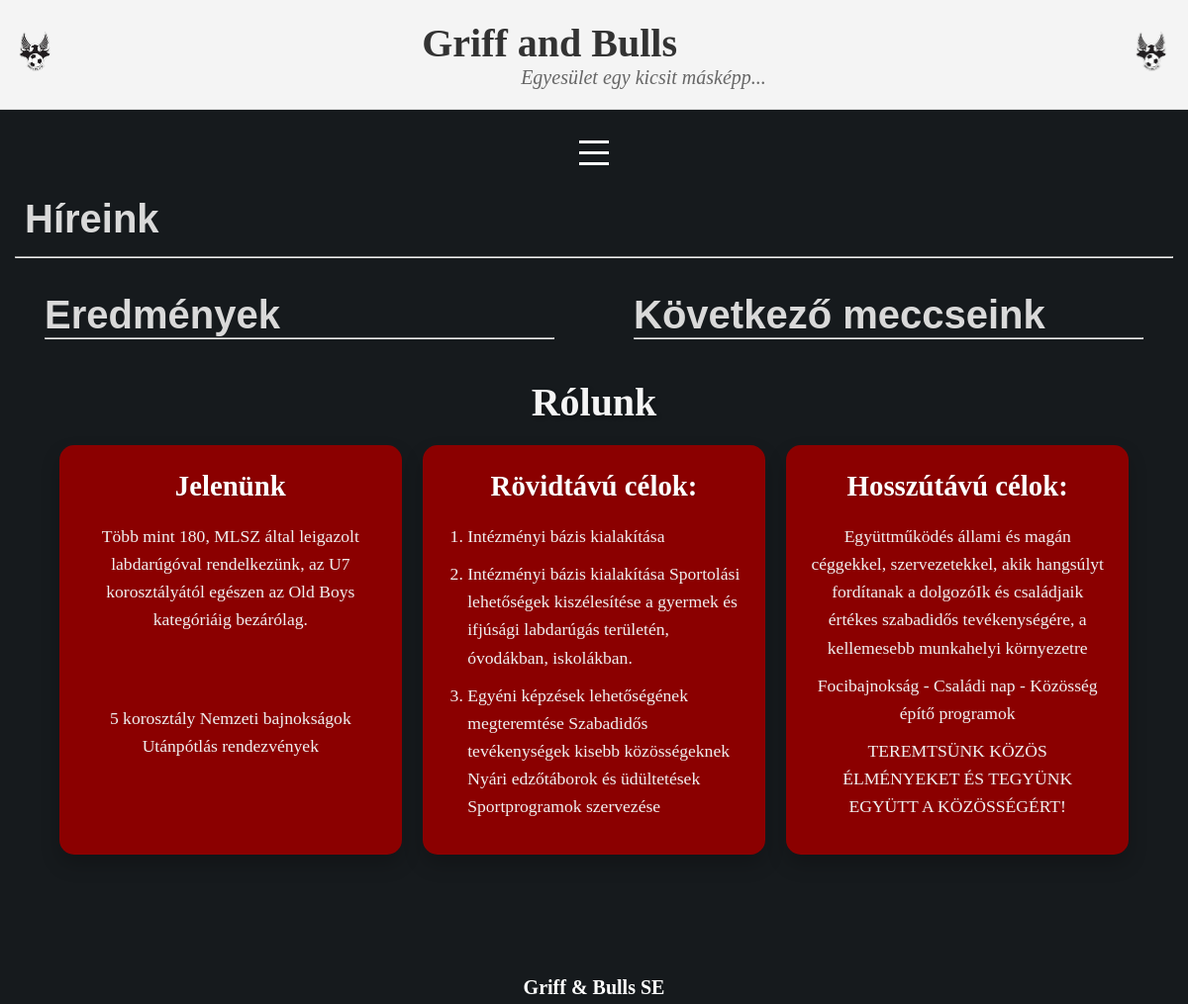
/ (upper part), run on an earlier commit of the app's database.
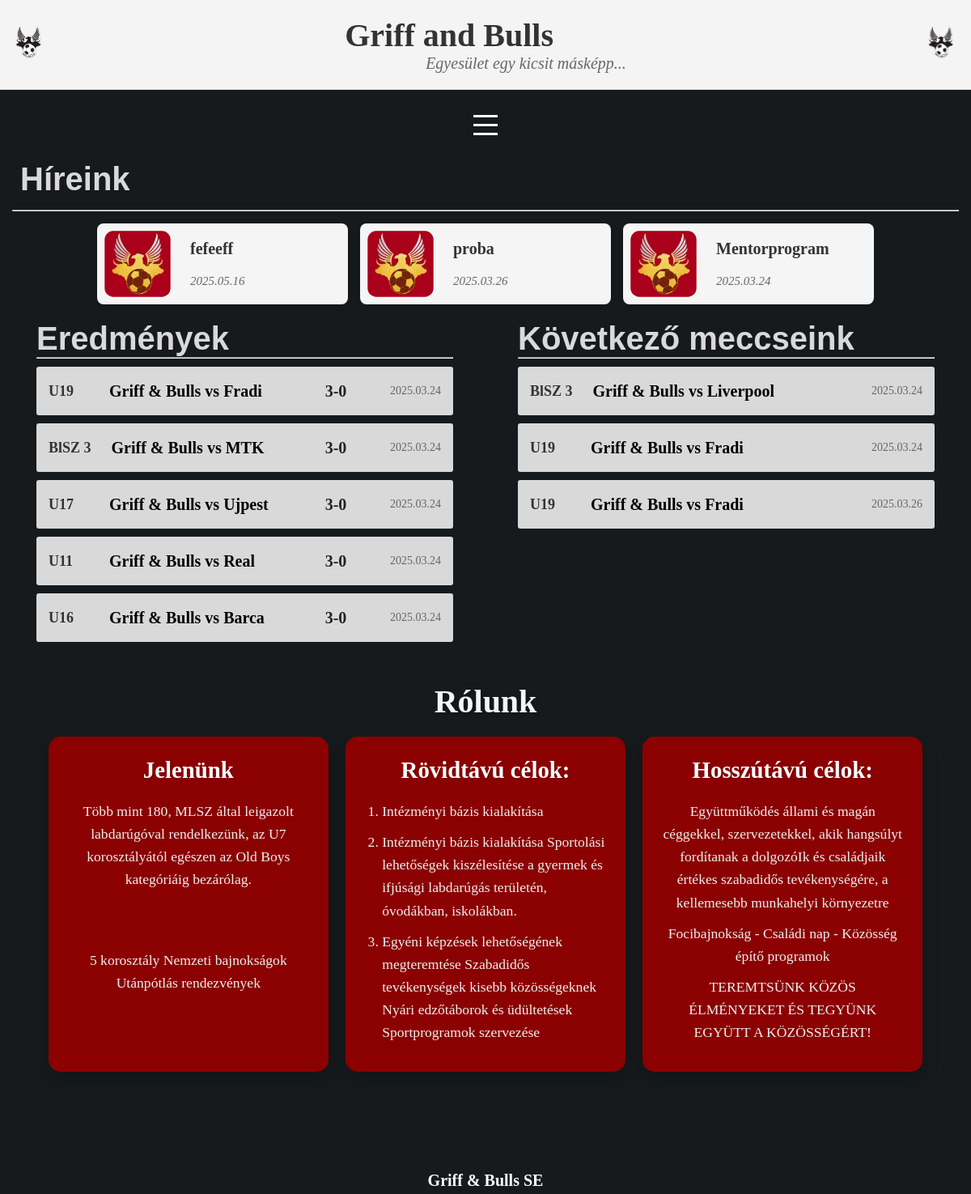
And on a later commit of the database.
### hirek/models.py (models this page shows, shortened)
class Hir(models.Model):
    cim = models.CharField(max_length=200, unique=True)  # Egyedi címek
    slug = models.SlugField(max_length=200, unique=True)
    tartalom = models.TextField()
    kiemelt_kep = models.ImageField(
        upload_to='media/hirek_kepek',  # A media/ mappán belüli útvonal
        blank=True,  # Nem kötelező
        null=True    # Lehet üres az adatbázisban
    )
    letrehozva = models.DateTimeField(default=timezone.now)
    publikalt = models.BooleanField(default=True)
    class Meta:
        ordering = ['-letrehozva']
        verbose_name_plural = 'Hírek'

class Meccs(models.Model):
    TIPUS_CHOICES = [
        ('EREDMENY', 'Eredmény'),
        ('KOVETKEZO', 'Következő meccs'),
    ]
    tipus = models.CharField(max_length=10, choices=TIPUS_CHOICES)
    korosztaly = models.CharField(max_length=50)
    hazai_csapat = models.CharField(max_length=100)
    vendeg_csapat = models.CharField(max_length=100)
    eredmeny = models.CharField(max_length=20, blank=True)
    datum = models.DateField()
    helyszin = models.CharField(max_length=100, blank=True)
    idopont = models.TimeField(blank=True, null=True)
    class Meta:
        verbose_name_plural = "Meccsek"
        ordering = ['-datum']

### hirek/views.py (the view)
# urls.py: path('', fooldal, name='fooldal'),
def fooldal(request):
    legfrissebb_hirek = Hir.objects.filter(publikalt=True).order_by('-letrehozva').distinct()[:3]
    eredmenyek = Meccs.objects.filter(tipus='EREDMENY').order_by('-datum')[:5]
    kovetkezo_meccsek = Meccs.objects.filter(tipus='KOVETKEZO').order_by('datum')[:5]
    korosztalyok = Korosztaly.objects.all()
    return render(request, "hirek/index.html", {
        'hirek': legfrissebb_hirek,
        'eredmenyek': eredmenyek,
        'kovetkezo_meccsek': kovetkezo_meccsek,
        'korosztalyok': korosztalyok,
    })

### hirek/templates/hirek/index.html (shortened to what this page needs)
{% load static %}
<!DOCTYPE html>
<html lang="en">
  <head>
    <link rel="stylesheet" href="{% static 'hirek/fooldal_hirek.css' %}" />
    <link rel="stylesheet" href="{% static 'hirek/header.css' %}" />
    <link rel="stylesheet" href="{% static 'hirek/footer.css' %}" />
    <link rel="stylesheet" href="{% static 'hirek/nav_bar.css' %}" />
    <link rel="stylesheet" href="{% static 'hirek/rolunk.css' %}" />
    <link rel="stylesheet" href="{% static 'hirek/tabella.css' %}" />
  </head>
  <body>
    <header>
      <img
        class="gab_feher_bal"
        src="{% static 'hirek/gab_feher.png' %}"
        alt="GAB Fehér"
      />
      <div class="header-text">
        <h1>Griff and Bulls</h1>
        <p>Egyesület egy kicsit másképp...</p>
      </div>
      <img
        class="gab_feher_jobb"
        src="{% static 'hirek/gab_feher.png' %}"
        alt="GAB Fehér"
      />
    </header>
    <nav>
      <div class="hamburger" onclick="toggleMenu()">
        <div class="line"></div>
        <div class="line"></div>
        <div class="line"></div>
      </div>
    </nav>
    <main>
      <div class="egesz-hirek">
        <h1 class="hirek_felirat">Híreink</h1>
        <hr class="hirek_alatt_hr" />
        <div class="sections-container">
          {% for hir in hirek %}
          <a href="{% url 'hir_reszletek' hir.slug %}" class="hirek_section">
            <img
              src="{% static 'hirek/GAB_piros_jo.jpg' %}"
              alt="Alapértelmezett kép"
            />
            <div class="text-content">
              <h3 class="hír_cim">{{ hir.cim }}</h3>
              <div class="datum">{{ hir.letrehozva|date:"Y.m.d" }}</div>
            </div>
          </a>
          {% endfor %}
        </div>
      </div>
      <div class="tartalom_kontener">
        <div class="eredmenyek_div">
          <h1 class="eredmenyek_felirat">Eredmények</h1>
          <hr class="eredmenyek_alatt_hr" />
          {% for meccs in eredmenyek %}
          <div class="eredmenyek_csik">
            <div class="eredmenyek_bal">
              <h2 class="eredmenyek_korosztaly">{{ meccs.korosztaly }}</h2>
              <h2 class="eredmenyek_meccs">
                {{ meccs.hazai_csapat }} vs {{ meccs.vendeg_csapat }}
              </h2>
              <h2 class="eredmenyek_eredmeny">{{ meccs.eredmeny }}</h2>
            </div>
            <p class="meccs_idopont">{{ meccs.datum|date:"Y.m.d" }}</p>
          </div>
          {% endfor %}
        </div>
        <div class="kovetkezo_meccsek_div">
          <h1 class="kovetkezo_meccseing_felirat">Következő meccseink</h1>
          <hr class="kovetkezo_meccs_alatt_hr" />
          {% for meccs in kovetkezo_meccsek %}
          <div class="eredmenyek_csik">
            <div class="eredmenyek_bal">
              <h2 class="eredmenyek_korosztaly">{{ meccs.korosztaly }}</h2>
              <h2 class="eredmenyek_meccs">
                {{ meccs.hazai_csapat }} vs {{ meccs.vendeg_csapat }}
              </h2>
            </div>
            <p class="meccs_idopont">{{ meccs.datum|date:"Y.m.d" }}</p>
          </div>
          {% endfor %}
        </div>
      </div>
      <div class="rolunk_container" , id="rolunk">
        <h1 class="rolunk_felirat">Rólunk</h1>
        <div class="csempek_div">
          <div class="jelenunk_container">
            <h2>Jelenünk</h2>
            <p>
              Több mint 180, MLSZ által leigazolt labdarúgóval rendelkezünk, az
              U7 korosztályától egészen az Old Boys kategóriáig bezárólag.
            </p>
            <p>5 korosztály Nemzeti bajnokságok Utánpótlás rendezvények</p>
          </div>
          <div class="rovid_cel_container">
            <h2>Rövidtávú célok:</h2>
            <ol>
              <li>Intézményi bázis kialakítása</li>
              <li>
                Intézményi bázis kialakítása Sportolási lehetőségek
                kiszélesítése a gyermek és ifjúsági labdarúgás területén,
                óvodákban, iskolákban.
              </li>
              <li>
                Egyéni képzések lehetőségének megteremtése Szabadidős
                tevékenységek kisebb közösségeknek Nyári edzőtáborok és
                üdültetések Sportprogramok szervezése
              </li>
            </ol>
          </div>
          <div class="hosszu_cel_container">
            <h2>Hosszútávú célok:</h2>
            <p>
              Együttműködés állami és magán céggekkel, szervezetekkel, akik
              hangsúlyt fordítanak a dolgozóIk és családjaik értékes szabadidős
              tevékenységére, a kellemesebb munkahelyi környezetre
            </p>
            <p>Focibajnokság - Családi nap - Közösség építő programok</p>
            <p>TEREMTSÜNK KÖZÖS ÉLMÉNYEKET ÉS TEGYÜNK EGYÜTT A KÖZÖSSÉGÉRT!</p>
          </div>
        </div>
      </div>
    </main>
    <footer>
      <div class="footer-container">
        <div class="footer-info">
          <h3>Griff & Bulls SE</h3>
        </div>
      </div>
    </footer>
  </body>
</html>

### hirek/static/hirek/fooldal_hirek.css (style rules this page uses)
* { margin: 0; padding: 0; box-sizing: border-box; }
.sections-container { display: flex; justify-content: space-between; gap: 15px; align-items: center; max-width: 80%; margin: 0 auto; margin-bottom: 20px; }
.hirek_section { flex: 1; display: flex; align-items: center; gap: 15px; background-color: whitesmoke; border-radius: 8px; box-shadow: 0 3px 6px rgba(0, 0, 0, 0.1); transition: transform 0.3s ease, box-shadow 0.3s ease; text-decoration: none; }
.hirek_section img { width: 100px; padding: 3%; height: auto; border-radius: 20%; }
.text-content { flex: 1; text-align: left; }
.hír_cim { font-size: 20px; color: #333; margin: 0 0 20px 0; }
.datum { font-size: 15px; color: #666; font-style: italic; }

### hirek/static/hirek/header.css (style rules this page uses)
* { margin: 0; padding: 0; box-sizing: border-box; }
header { display: flex; align-items: center; justify-content: center; background-color: #f4f4f4; padding: 20px; border-bottom: 1px solid #ddd; position: fixed; top: 0; left: 0; width: 100%; z-index: 1000; transition: all 0.3s ease; }
body { padding-top: 80px; }
body { padding-top: 100px; background-color: #161a1d; }
header img { height: 60px; margin: 0 10px; }
header h1 { font-size: 40px; color: #333; margin: 0; }
header p { font-size: 20px; color: #666; font-style: italic; padding-left: 100px; }
.gab_feher_bal, .gab_feher_jobb { position: absolute; height: 60px; margin-left: 15px; margin-right: 15px; }
.gab_feher_bal { left: 0; }
.gab_feher_jobb { right: 0; }

### hirek/static/hirek/footer.css (style rules this page uses)
footer { padding: 20px 0; padding-top: 100px; background-color: #161a1d; color: white; text-align: center; border-top: 3px solid #161a1d; }
.footer-container { display: flex; justify-content: space-around; flex-wrap: wrap; max-width: 80%; margin: 0 auto; gap: 20px; }
.footer-info, .footer-socials, .footer-links { flex: 1; min-width: 200px; }
.footer-info h3, .footer-socials h3, .footer-links h3 { font-size: 20px; margin-bottom: 10px; }
@media (max-width: 1200px) { .footer-container { flex-direction: column; text-align: center; } }
@media (max-width: 1200px) { .footer-info, .footer-socials, .footer-links { margin-bottom: 20px; } }

### hirek/static/hirek/nav_bar.css (style rules this page uses)
main, nav { background-color: #161a1d; }
nav { display: flex; justify-content: center; padding: 1.5% 0; }
.hamburger { display: none; flex-direction: column; cursor: pointer; padding: 10px; }
.hamburger .line { width: 30px; height: 3px; background-color: white; margin: 4px 0; }
@media (max-width: 1200px) { nav { margin-top: 10px; } }
@media (max-width: 1200px) { .hamburger { display: flex; } }

### hirek/static/hirek/rolunk.css (style rules this page uses)
html { scroll-behavior: smooth; }
.rolunk_felirat { color: whitesmoke; text-align: center; margin-top: 40px; font-size: 2.5rem; font-weight: bold; text-shadow: 2px 2px 4px rgba(0, 0, 0, 0.3); }
.csempek_div { display: flex; justify-content: space-between; gap: 2%; align-items: stretch; max-width: 90%; margin: 0 auto; padding: 20px 0; }
.jelenunk_container, .rovid_cel_container, .hosszu_cel_container { flex: 1; display: flex; flex-direction: column; background-color: darkred; border-radius: 15px; box-shadow: 0 10px 20px rgba(0, 0, 0, 0.2); transition: transform 0.3s ease, box-shadow 0.3s ease; padding: 25px; text-align: center; color: whitesmoke; }
.jelenunk_container h2, .rovid_cel_container h2, .hosszu_cel_container h2 { margin-bottom: 20px; font-size: 1.8rem; font-weight: 600; color: white; text-shadow: 1px 1px 2px rgba(0, 0, 0, 0.2); }
.jelenunk_container p, .rovid_cel_container ol, .hosszu_cel_container p { flex-grow: 1; margin: 0; font-size: 1.1rem; line-height: 1.6; color: #f0f0f0; }
.rovid_cel_container ol { text-align: left; padding-left: 20px; }
.rovid_cel_container ol li { margin-bottom: 10px; }

What changed in the data, as far as the page shows it:
added Hir: cim "fefeeff", letrehozva "2025.05.16"
added Hir: cim "proba", letrehozva "2025.03.26"
added Hir: cim "Mentorprogram", letrehozva "2025.03.24"
added Meccs: korosztaly "U19", hazai_csapat "Griff & Bulls", vendeg_csapat "Fradi", eredmeny "3-0", datum "2025.03.24", shown under "Eredmények"
added Meccs: korosztaly "BlSZ 3", hazai_csapat "Griff & Bulls", vendeg_csapat "MTK", eredmeny "3-0", datum "2025.03.24", shown under "Eredmények"
added Meccs: korosztaly "U17", hazai_csapat "Griff & Bulls", vendeg_csapat "Ujpest", eredmeny "3-0", datum "2025.03.24", shown under "Eredmények"
added Meccs: korosztaly "U11", hazai_csapat "Griff & Bulls", vendeg_csapat "Real", eredmeny "3-0", datum "2025.03.24", shown under "Eredmények"
added Meccs: korosztaly "U16", hazai_csapat "Griff & Bulls", vendeg_csapat "Barca", eredmeny "3-0", datum "2025.03.24", shown under "Eredmények"
added Meccs: korosztaly "BlSZ 3", hazai_csapat "Griff & Bulls", vendeg_csapat "Liverpool", datum "2025.03.24", shown under "Következő meccseink"
added Meccs: korosztaly "U19", hazai_csapat "Griff & Bulls", vendeg_csapat "Fradi", datum "2025.03.24", shown under "Következő meccseink"
added Meccs: korosztaly "U19", hazai_csapat "Griff & Bulls", vendeg_csapat "Fradi", datum "2025.03.26", shown under "Következő meccseink"
